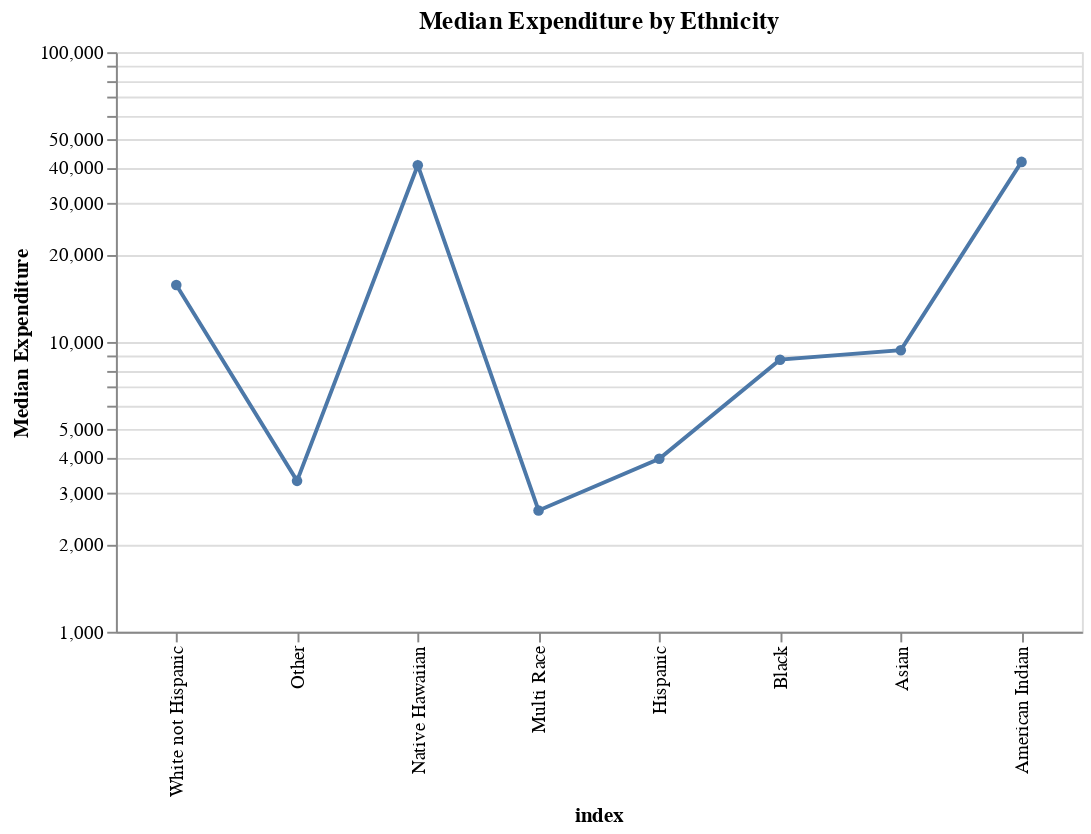

Notebook code for this chart:
### Markdown cell above
#### (iv) Display `tbl_1` visually.

Construct a point-and-line plot of median expenditure (y) against ethnicity (x), with:
* ethnicities sorted by descending median expenditure;
* the median expenditure axis shown on the log scale;
* the y-axis labeled 'Median expenditure'; and 
* no x-axis label (since the ethnicity group names are used to label the axis ticks, the label 'Ethnicity' is redundant). 

Store the result as `fig_1` and display the plot.

*Hints*:
* you'll need to use `tbl_1.reset_index()` to obtain the ethnicity group as a variable;
* recall that `.mark_line(point = True)` will add points to a line plot; 
* sorting can be done using `alt.X(..., sort = alt.EncodingSortField(field = ..., order = ...))`

### Code cell
# solution
fig_1 = alt.Chart(tbl_1.reset_index()).mark_line(point=True).encode(
    x = alt.X('index:N', scale = alt.Scale(zero = False), 
              sort = alt.EncodingSortField(field='index', order='descending')),
    y = alt.Y('Expenditures', title = 'Median Expenditure', scale = alt.Scale(type = 'log'))
).properties(width = 500,
             title = 'Median Expenditure by Ethnicity')

fig_1

### Figure 1 — Vega-Lite specification as saved in the notebook (floating-point values rounded to 4 significant figures)
{"config": {"view": {"continuousWidth": 400, "continuousHeight": 300}}, "data": {"name": "data-d3a3ab1d81456236ce0df0df980639d4"}, "mark": {"type": "line", "point": true}, "encoding": {"x": {"field": "index", "scale": {"zero": false}, "sort": {"field": "index", "order": "descending"}, "type": "nominal"}, "y": {"field": "Expenditures", "scale": {"type": "log"}, "title": "Median Expenditure", "type": "quantitative"}}, "title": "Median Expenditure by Ethnicity", "width": 500, "$schema": "https://vega.github.io/schema/vega-lite/v4.17.0.json", "datasets": {"data-d3a3ab1d81456236ce0df0df980639d4": [{"index": "American Indian", "Expenditures": 41820.0, "n": 4}, {"index": "Asian", "Expenditures": 9369.0, "n": 129}, {"index": "Black", "Expenditures": 8687.0, "n": 59}, {"index": "Hispanic", "Expenditures": 3952.0, "n": 376}, {"index": "Multi Race", "Expenditures": 2622.0, "n": 26}, {"index": "Native Hawaiian", "Expenditures": 40730.0, "n": 3}, {"index": "Other", "Expenditures": 3316.0, "n": 2}, {"index": "White not Hispanic", "Expenditures": 15720.0, "n": 401}]}}
